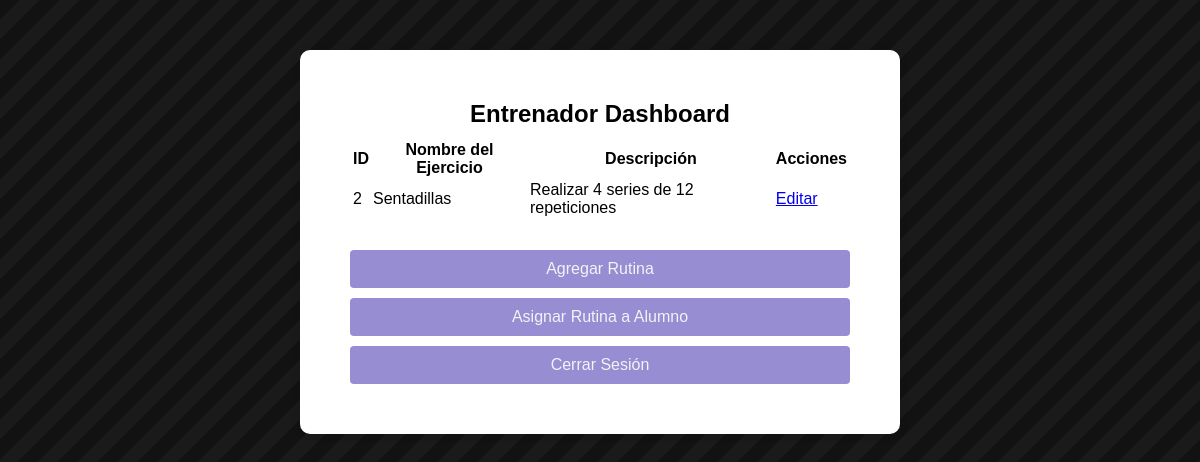
/entrenador/dashboard (signed in), run on an earlier commit of the app's database.
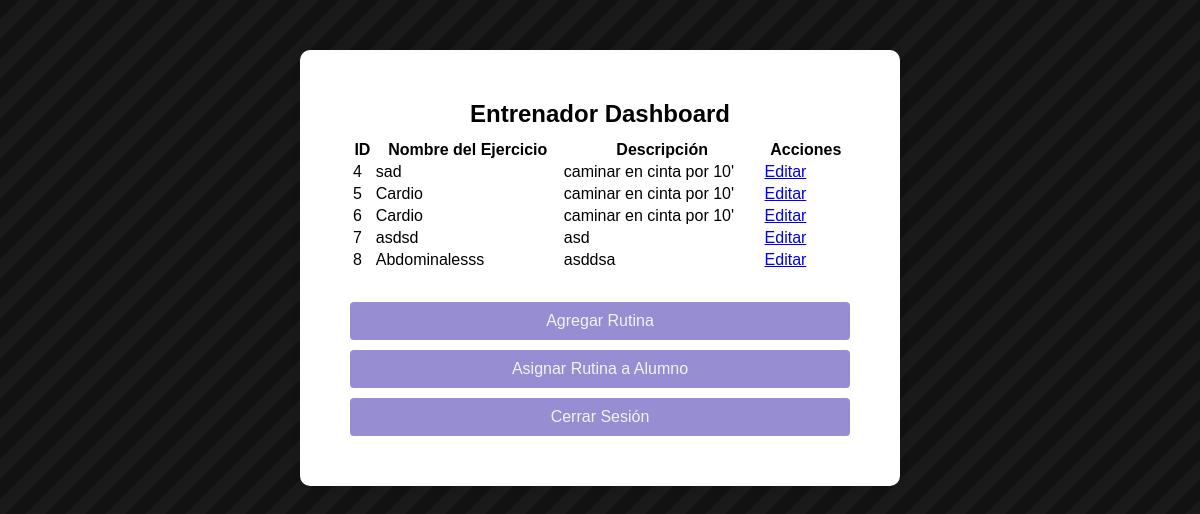
And on a later commit of the database.
### tables this page shows
CREATE TABLE rutinas (
            id INTEGER PRIMARY KEY AUTOINCREMENT,
            nombre_ejercicio TEXT NOT NULL,
            descripcion TEXT,
            usuario_id INTEGER NOT NULL,
            FOREIGN KEY (usuario_id) REFERENCES usuarios (id)
        );

### app.py (the view)
@app.route('/entrenador/dashboard')
def entrenador_dashboard():
    if 'user_id' in session and session['user_type'] == 'entrenador':
        conn = create_connection()
        cursor = conn.cursor()
        entrenador_actual = entrenador.get_by_id(cursor, session['user_id'])  # Aquí se pasa el user_id
        if entrenador_actual:
            rutinas = entrenador_actual.get_rutinas()
            cursor.close()
            conn.close()
            return render_template('entrenador_dashboard.html', rutinas=rutinas)
        else:
            cursor.close()
            conn.close()
            flash('Entrenador no encontrado.', 'error')
            return redirect(url_for('login'))
    else:
        return redirect(url_for('login'))

### database/database.py (called while the page is built)
def create_connection():
    conn = sqlite3.connect(os.path.join(os.path.dirname(__file__),'fitpal.db'))
    return conn

### models/entrenador.py (called while the page is built)
    @staticmethod
    def get_by_id(cursor, user_id):
        query = "SELECT id, email, password, nombre FROM usuarios WHERE id = ? AND tipo_usuario = 'entrenador'"
        cursor.execute(query, (user_id,))
        row = cursor.fetchone()
        if row:
            id, email, password, nombre = row
            return entrenador(id, email, password, nombre)
        else:
            return None

    def get_rutinas(self):
        conn = sqlite3.connect('database/fitpal.db')
        cursor = conn.cursor()
        cursor.execute('SELECT id, nombre_ejercicio, descripcion FROM rutinas WHERE usuario_id = ?', (self.id,))
        rutinas = cursor.fetchall()
        conn.close()
        return [{'id': row[0], 'nombre_ejercicio': row[1], 'descripcion': row[2]} for row in rutinas]

### templates/entrenador_dashboard.html (shortened to what this page needs)
<!DOCTYPE html>
<html lang="es">
<head>
    <link rel="stylesheet" type="text/css" href="{{ url_for('static', filename='style.css') }}">
</head>
<body class="container">
    <div class="form-box">
        <form class="form">
            <span class="title">Entrenador Dashboard</span>
            <table class="dashboard-table">
                <thead>
                    <tr>
                        <th>ID</th>
                        <th>Nombre del Ejercicio</th>
                        <th>Descripción</th>
                        <th>Acciones</th>
                    </tr>
                </thead>
                <tbody>
                    {% for rutina in rutinas %}
                    <tr>
                        <td>{{ rutina['id'] }}</td>
                        <td>{{ rutina['nombre_ejercicio'] }}</td>
                        <td>{{ rutina['descripcion'] }}</td>
                        <td>
                            <a href="{{ url_for('edit_rutina', rutina_id=rutina['id']) }}" class="dashboard-link">Editar</a>
                        </td>
                    </tr>
                    {% endfor %}
                </tbody>
            </table>
            <div class="form-section">
                <a href="{{ url_for('agregar_rutina') }}" class="button-link" class="dashboard-link">Agregar Rutina</a>
                <a href="{{ url_for('asignar_rutina') }}" class="button-link" class="dashboard-link">Asignar Rutina a Alumno</a>
                <a href="{{ url_for('logout') }}" class="button-link" class="dashboard-link">Cerrar Sesión</a>
            </div>
        </form>
    </div>
</body>
</html>

### static/style.css (style rules this page uses)
body { font-family: Arial, sans-serif; background-color: #f0f0f0; margin: 0; padding: 0; box-sizing: border-box; }
*, *::before, *::after { box-sizing: inherit; }
.form-box { width: 600px; margin: 50px auto; background-color: #fff; padding: 50px; border-radius: 10px; box-shadow: 0 0 10px rgba(0, 0, 0, 0.1); }
.form-box .form { display: flex; flex-direction: column; }
.form-box .title { font-size: 24px; font-weight: bold; text-align: center; margin-bottom: 10px; }
.form-section { text-align: center; margin-top: 20px; }
.form-section a { color: #f2f3f6; text-decoration: none; }
.button-link { display: inline-block; width: 100%; padding: 10px; margin-top: 10px; background-color: #968dd2; color: #fff; text-align: center; text-decoration: none; border-radius: 4px; font-size: 16px; }
.container { width: 100%; height: 100%; display: flex; justify-content: center; align-items: center; background: #121212; background: linear-gradient( 135deg, #121212 25%, #1a1a1a 25%, #1a1a1a 50%, #121212 50%, #121212 75%, #1a1a1a 75%, #1a1a1a ); background-size: 40px 40px; animation: move 4s linear infinite; }

What changed in the data, as far as the page shows it:
removed rutinas: id "2", nombre_ejercicio "Sentadillas", descripcion "Realizar 4 series de 12 repeticiones"
added rutinas: id "4", nombre_ejercicio "sad", descripcion "caminar en cinta por 10'"
added rutinas: id "5", nombre_ejercicio "Cardio", descripcion "caminar en cinta por 10'"
added rutinas: id "6", nombre_ejercicio "Cardio", descripcion "caminar en cinta por 10'"
added rutinas: id "7", nombre_ejercicio "asdsd", descripcion "asd"
added rutinas: id "8", nombre_ejercicio "Abdominalesss", descripcion "asddsa"
